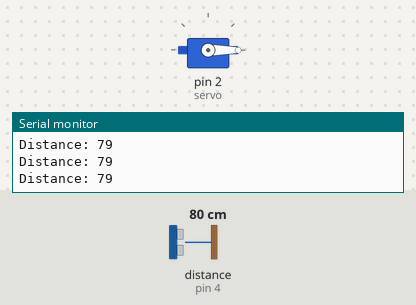
Simulated run of this sketch. Board: Arduino Uno, built with avr-gcc and run on an emulated ATmega328P. Parts: servo, the last lines printed to the serial monitor. Wiring (inferred from the names in the program): ultrasonic range finder: trigger pin 5; echo pin 4. Inputs (shaded band) come from the test bench; at power-on: distance to the obstacle (sensor on pin 4) 80 cm. The echo pulse lasts 58.3 µs per cm.

Above: at 1.2 s.
1.3 s: distance to the obstacle (sensor on pin 4) set to 53 cm
4.3 s: distance to the obstacle (sensor on pin 4) set to 48 cm
At 6.0 s:
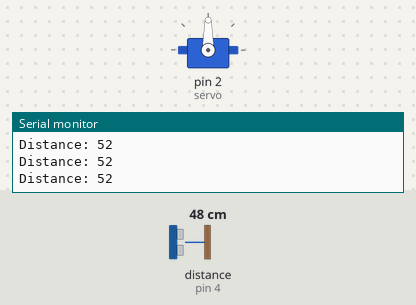
At 6.8 s:
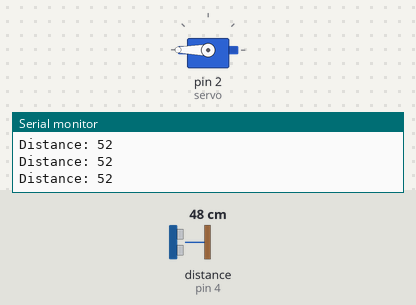
7.3 s: distance to the obstacle (sensor on pin 4) set to 60 cm
At 8.4 s:
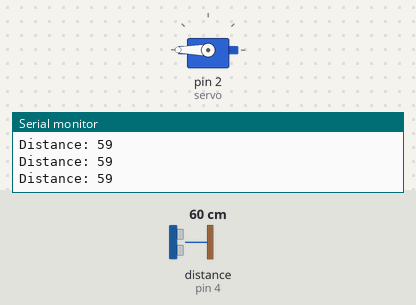
Timing chart, 0 to 10.3 s (numbered marks = the images above; inputs shaded):
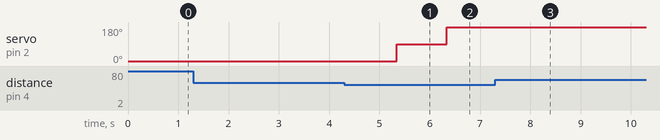

The sketch:

Ultrasonic_Servo.ino
```cpp
#include <Servo.h>   //servo library
Servo servo;  //call feature -> servo

//Define Pin Devices
#define trigPin 5
#define echoPin 4

//Create Variable
long duration, dist, average;
long avg[3];   //array for average

void setup() {
    Serial.begin(9600);
    servo.attach(2);  //IO Servo
    pinMode(trigPin, OUTPUT); pinMode(echoPin, INPUT);  //IO Ultrasonic
    servo.write(0); servo.detach(); //set null servo degree
}

//Measuring Distance
void measure() {
  digitalWrite(trigPin, LOW);
  delayMicroseconds(5);

  digitalWrite(trigPin, HIGH);
  delayMicroseconds(15);

  digitalWrite(trigPin, LOW);
  pinMode(echoPin, INPUT);

  duration = pulseIn(echoPin, HIGH);
  dist = (duration/2) / 29.1;
}

//Loop Operation
void loop() {
  //Average Distance
  for (int i=0;i<=2;i++) {
    measure();
    avg[i]=dist;
    delay(10);
  }
  dist=(avg[0]+avg[1]+avg[2])/3;

  //Logic Conditions
  if ( dist < 50 ) {
    servo.attach(2);
    int RightPosition = 0;
    int CenterPosition = 90;
    int LeftPosition = 180;
    servo.write(RightPosition);
    delay(1000);
    servo.write(CenterPosition);
    delay(1000);
    servo.write(LeftPosition);
    delay(1000);
    servo.detach();
  }

  Serial.print("Distance: ");
  Serial.println(dist);
}
```

Measured:
- the behaviour switches between 51 and 50 cm on distance to the obstacle (sensor on pin 4) (found by bisection; images 0 and 1)
- after the input at 4.3 s, servo on pin 2 (servo): 0° → 90° after 1.0 s, → 180° 1.0 s later
- after the input at 7.3 s, servo on pin 2 (servo): stops changing and stays 180°
